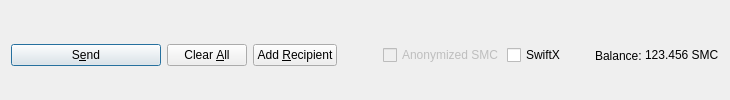
         <widget class="QFrame" name="frame_Send">
          <layout class="QHBoxLayout" name="horizontalLayout">
           <property name="bottomMargin">
            <number>0</number>
           </property>
           <item>
            <widget class="QPushButton" name="sendButton">
             <property name="minimumSize">
              <size>
               <width>150</width>
               <height>0</height>
              </size>
             </property>
             <property name="toolTip">
              <string>Confirm the send action</string>
             </property>
             <property name="text">
              <string>S&amp;end</string>
             </property>
             <property name="icon">
              <iconset resource="../smc.qrc">
               <normaloff>:/icons/send</normaloff>:/icons/send</iconset>
             </property>
             <property name="autoDefault">
              <bool>false</bool>
             </property>
             <property name="default">
              <bool>true</bool>
             </property>
            </widget>
           </item>
           <item>
            <widget class="QPushButton" name="clearButton">
             <property name="sizePolicy">
              <sizepolicy hsizetype="Minimum" vsizetype="Fixed">
               <horstretch>0</horstretch>
               <verstretch>0</verstretch>
              </sizepolicy>
             </property>
             <property name="toolTip">
              <string>Clear all fields of the form.</string>
             </property>
             <property name="text">
              <string>Clear &amp;All</string>
             </property>
             <property name="icon">
              <iconset resource="../smc.qrc">
               <normaloff>:/icons/remove</normaloff>:/icons/remove</iconset>
             </property>
             <property name="autoDefault">
              <bool>false</bool>
             </property>
            </widget>
           </item>
           <item>
            <widget class="QPushButton" name="addButton">
             <property name="toolTip">
              <string>Send to multiple recipients at once</string>
             </property>
             <property name="text">
              <string>Add &amp;Recipient</string>
             </property>
             <property name="icon">
              <iconset resource="../smc.qrc">
               <normaloff>:/icons/add</normaloff>:/icons/add</iconset>
             </property>
             <property name="autoDefault">
              <bool>false</bool>
             </property>
            </widget>
           </item>
           <item>
            <spacer name="horizontalSpacer">
             <property name="orientation">
              <enum>Qt::Horizontal</enum>
             </property>
             <property name="sizeHint" stdset="0">
              <size>
               <width>40</width>
               <height>20</height>
              </size>
             </property>
            </spacer>
           </item>
           <item>
            <layout class="QHBoxLayout" name="horizontalLayout_2">
             <property name="spacing">
              <number>3</number>
             </property>
             <item>
              <widget class="QCheckBox" name="checkzSMC">
               <property name="enabled">
                <bool>false</bool>
               </property>
               <property name="text">
                <string>Anonymized SMC</string>
               </property>
              </widget>
             </item>
             <item>
              <widget class="QCheckBox" name="checkSwiftTX">
               <property name="enabled">
                <bool>true</bool>
               </property>
               <property name="minimumSize">
                <size>
                 <width>85</width>
                 <height>0</height>
                </size>
               </property>
               <property name="text">
                <string>SwiftX</string>
               </property>
              </widget>
             </item>
             <item>
              <widget class="QLabel" name="label">
               <property name="text">
                <string>Balance:</string>
               </property>
              </widget>
             </item>
             <item>
              <widget class="QLabel" name="labelBalance">
               <property name="sizePolicy">
                <sizepolicy hsizetype="Preferred" vsizetype="Fixed">
                 <horstretch>0</horstretch>
                 <verstretch>0</verstretch>
                </sizepolicy>
               </property>
               <property name="cursor">
                <cursorShape>IBeamCursor</cursorShape>
               </property>
               <property name="text">
                <string notr="true">123.456 SMC</string>
               </property>
               <property name="textInteractionFlags">
                <set>Qt::LinksAccessibleByMouse|Qt::TextSelectableByKeyboard|Qt::TextSelectableByMouse</set>
               </property>
              </widget>
             </item>
            </layout>
           </item>
          </layout>
         </widget>
